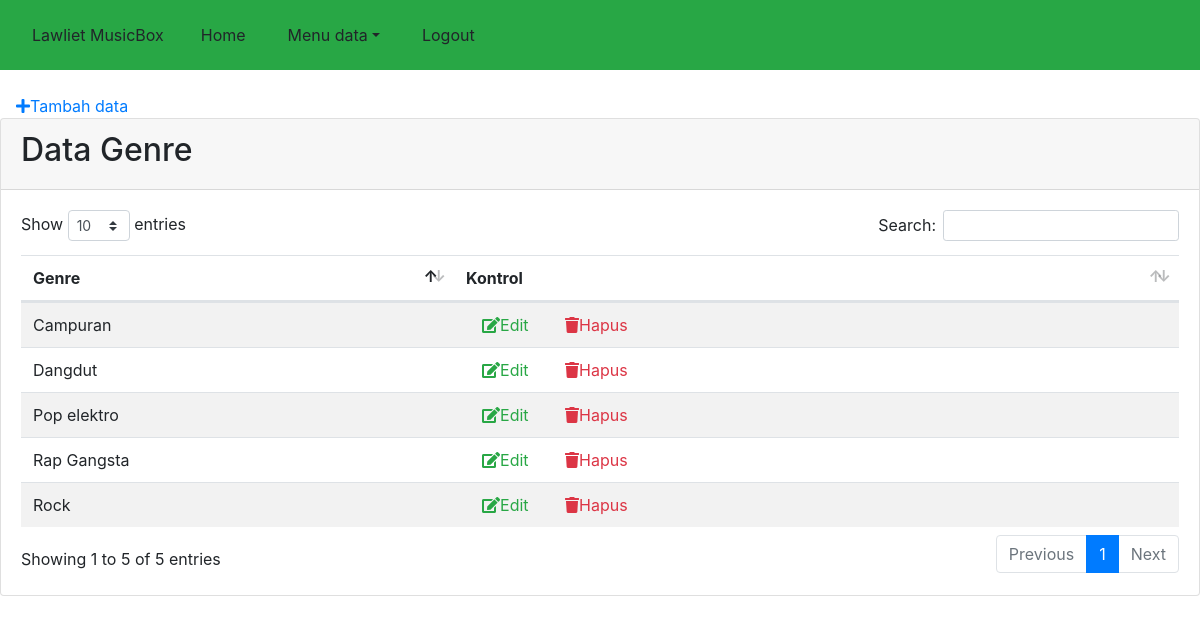
The app's page /index.php/admin/genre with its own data.
### tables this page shows
CREATE TABLE IF NOT EXISTS `genre` (
  `kd_gen` varchar(3) NOT NULL,
  `gen` varchar(20) NOT NULL
);

### application/controllers/admin/Genre.php (called while the page is built, shortened)
<?php
class Genre extends CI_Controller{
	public function __construct(){
		$this->load->model("model_genre");
	}
	public function index(){
		$data["genre"]=$this->model_genre->read_data();
		$this->load->view("admin/genre/index",$data);
	}
}
?>

### index.php (called while the page is built, shortened)
<?php
require_once BASEPATH.'core/CodeIgniter.php';

### application/models/Model_genre.php (called while the page is built, shortened)
<?php
class Model_genre extends CI_model{
	private $table="genre";
	public function read_data(){
		return $this->db->get($this->table)->result();
	}
}
?>

### application/views/admin/genre/index.php (the view, shortened to what this page needs)
<html>
<head><?php require_once "partials/partial_head.php";?></head>
<body>
<?php require_once "partials/menu.php";?>
<a class="text-primary p-3" data-toggle="modal" data-target="#modal-add"><i class='fa fa-plus'></i>Tambah data</a>
<div class="card mb-3">
	<div class="card-header">
		<h2>Data Genre</h2>
	</div>
	<div class="card-body">
		<div class="table-responsive">
			<table class="table table-striped" id="dataTable" width="100%" cellspacing="0">
				<thead>
					<tr>
						<th>Genre</th>
						<th>Kontrol</th>
					</tr>
				</thead>
				<tbody>
					<?php foreach ($genre as $gnr){?>
						<tr>
						<td><?php echo $gnr->gen;?></td>
						<td><a class="text-success p-3 edit-form" key="<?php echo $gnr->kd_gen;?>" data-toggle="modal" data-target="#modal-edit"><i class='fa fa-edit'></i>Edit</a> <a class="text-danger p-3" href="<?php echo site_url("/index.php/Genre/del?kd=".$gnr->kd_gen);?>"><i class='fa fa-trash'></i>Hapus</a>
						</td></tr>
					<?php }?>
				</tbody>
			</table>
		</div>
	</div>
</div>
</body>
</html>

### records on screen
genre: gen "Rap Gangsta"
genre: gen "Campuran"
genre: gen "Pop elektro"
genre: gen "Rock"
genre: gen "Dangdut"

### other values on screen
NAMA_SITUS "Lawliet MusicBox"
